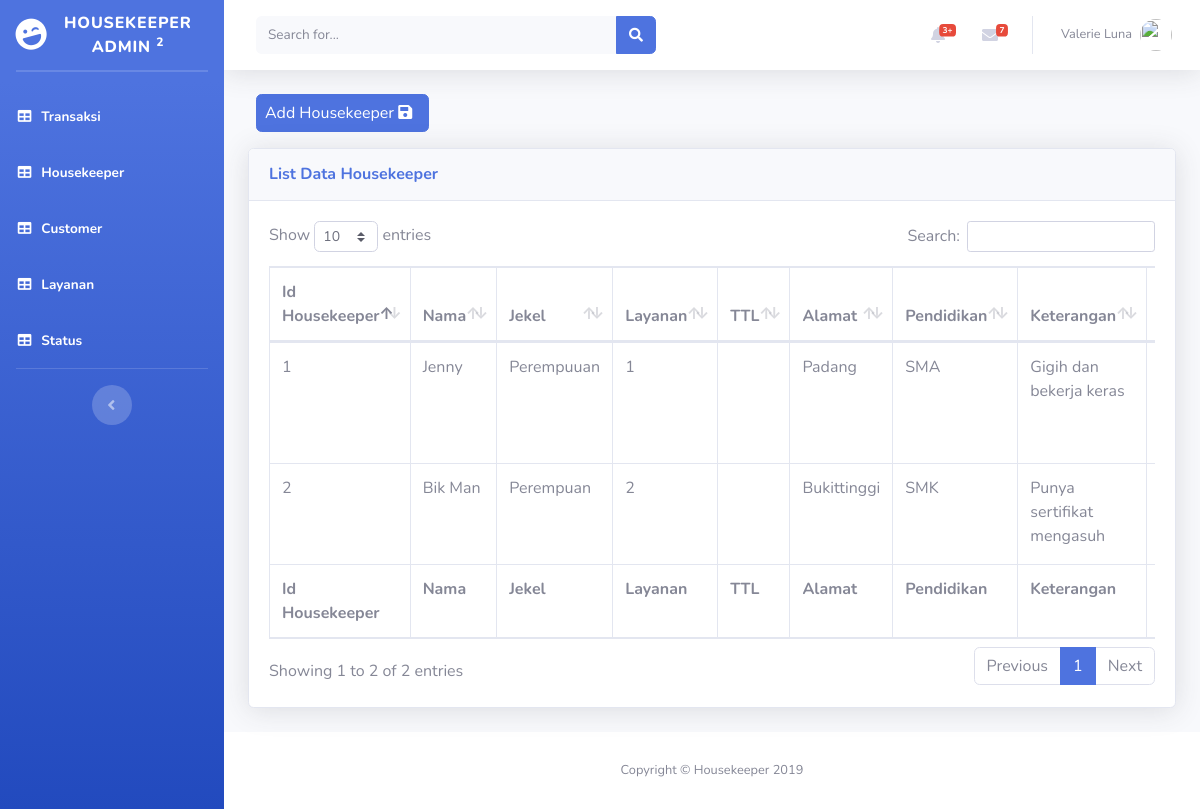
The page /housekeeper.php on the database its author committed.
### tables this page shows
CREATE TABLE `housekeeper` (
  `idhousekeeper` varchar(100) NOT NULL,
  `nama` varchar(100) NOT NULL,
  `jekel` varchar(100) NOT NULL,
  `layanan` varchar(100) NOT NULL,
  `umur` varchar(100) NOT NULL,
  `alamat` varchar(100) NOT NULL,
  `pendidikan` varchar(100) NOT NULL,
  `keterangan` varchar(100) NOT NULL,
  `pengalaman` varchar(100) NOT NULL,
  `bayaran` varchar(10) NOT NULL,
  `status` varchar(100) NOT NULL
);

### housekeeper.php (the view, shortened to what this page needs)
<?php include 'header.php' ?>
<body id="page-top">
  <div id="wrapper">
     <?php include 'sidebar.php'?>
    <div id="content-wrapper" class="d-flex flex-column">
      <div id="content">
      <?php include 'topbar.php'?>
        <div class="container-fluid">
          <?php
        $page = isset($_GET['page'])?$_GET['page']:'list';
        switch ($page) {
          case 'list':
      ?>
       <p><a href="?p=customer&page=entri" class="btn btn-primary ml-2 pr-2 pl-2">Add Housekeeper <i class="fas fa-save mr-2"></i></a></p>
          <div class="card shadow mb-4">
            <div class="card-header py-3">
            <h6 class="m-0 font-weight-bold text-primary">List Data Housekeeper</h6>
            </div>
            <div class="card-body">
              <div class="table-responsive">
                <table class="table table-bordered" id="dataTable" width="100%" cellspacing="0">
                  <thead>
                  <tr>
                     <th>Id Housekeeper</th>
                     <th>Nama</th>
                     <th>Jekel</th>
                     <th>Layanan</th>
                     <th>TTL</th>
                     <th>Alamat</th>
                     <th>Pendidikan</th>
                     <th>Keterangan</th>
                     <th>Pengalaman</th>
                    </tr>
                  </thead>
                  <tfoot>
                  <tr>
                     <th>Id Housekeeper</th>
                     <th>Nama</th>
                     <th>Jekel</th>
                     <th>Layanan</th>
                     <th>TTL</th>
                     <th>Alamat</th>
                     <th>Pendidikan</th>
                     <th>Keterangan</th>
                     <th>Pengalaman</th>
                    </tr>
                  </tfoot>
                  <tbody>
                     <?php
          include('koneksi.php');
          $data = mysqli_query($koneksi,"select * from housekeeper");
          $i =1;
          while ($row=mysqli_fetch_array($data)) {
            ?>
            <tr>
              <td><?php echo $i?></td>
              <td><?php echo $row['nama']?></td>
              <td><?php echo $row['jekel']?></td>
              <td><?php echo $row['layanan']?></td>
              <td><?php echo $row['ttl']?></td>
              <td><?php echo $row['alamat']?></td>
              <td><?php echo $row['pendidikan']?></td>
              <td><?php echo $row['keterangan']?></td>
              <td><?php echo $row['pengalaman']?></td>
            </tr>
            <?php $i++;}?>
                  </tbody>
                  </table>
                <?php
          break;
        ?>
        <?php
          }
        ?>
              </div>
            </div>
          </div>
        </div>
      </div>
      <?php include 'footer.php'?>
    </div>
</body>
</html>

### rows shown on the page
housekeeper: nama "Jenny", jekel "Perempuuan", layanan "1", alamat "Padang", pendidikan "SMA", keterangan "Gigih dan bekerja keras"
housekeeper: nama "Bik Man", jekel "Perempuan", layanan "2", alamat "Bukittinggi", pendidikan "SMK", keterangan "Punya sertifikat mengasuh"
